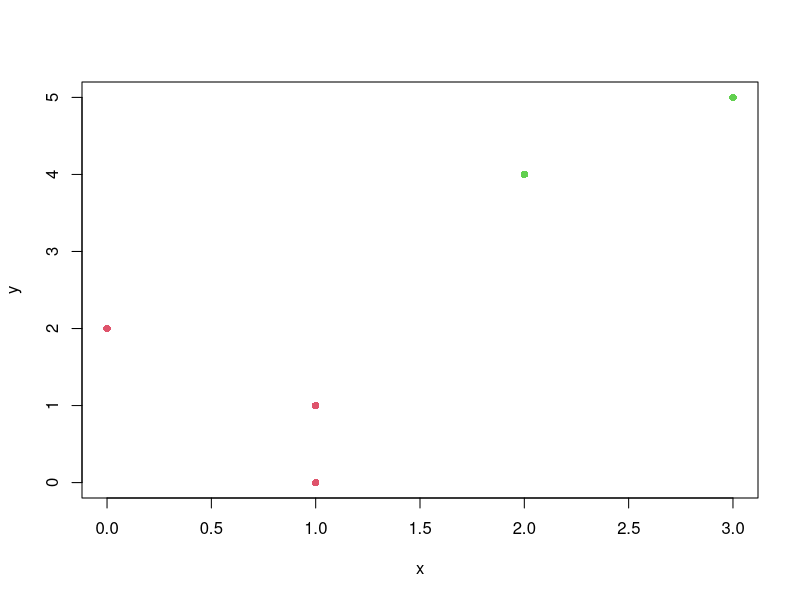

This figure's R source:
input = data.frame(x=c(1,1,0,2,3), y=c(1,0,2,4,5))
set.seed(1)
result = kmeans(input, 2)
plot(input, 
     col=result$cluster+1, 
     pch=16)